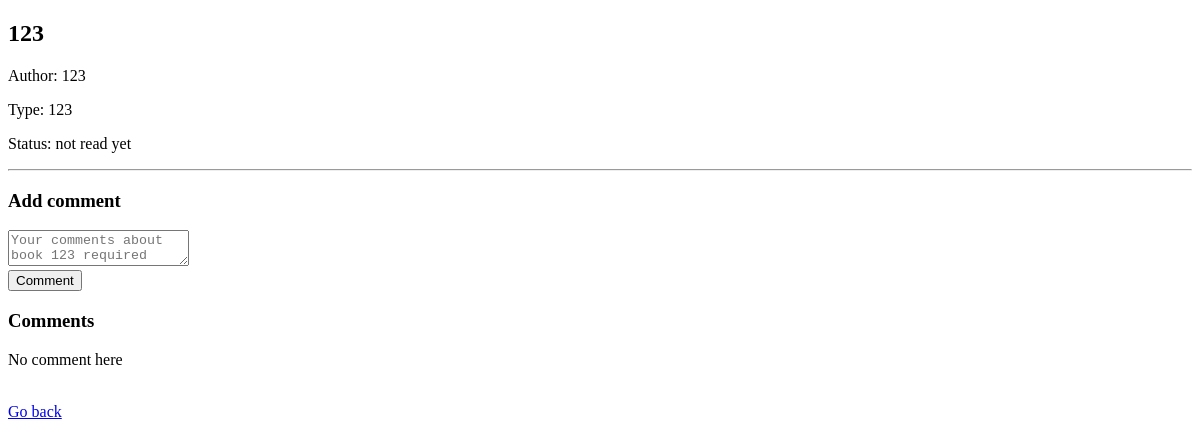
The app's page /book/2 (signed in), older data.
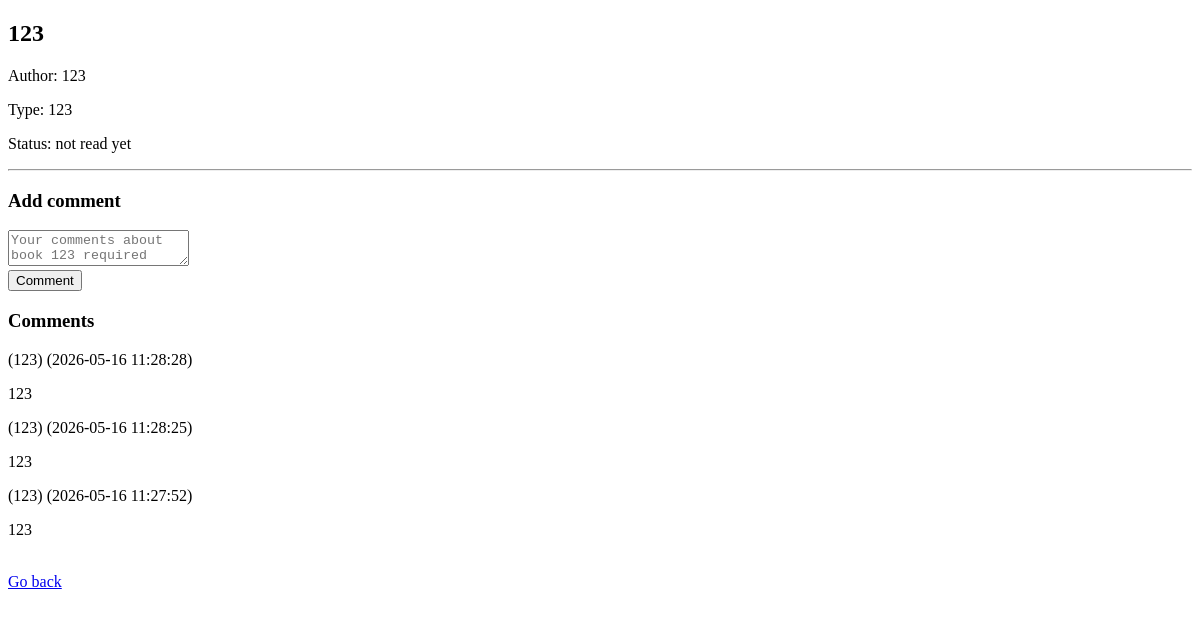
The same page, newer data.
### tables this page shows
CREATE TABLE books(
          id integer primary key autoincrement,
          userid integer not null,
          bookname text not null,
          author text not null,
          type text not null,
          status text default 'not read yet',
          foreign key (userid) references user(id));

CREATE TABLE comments(
          id integer primary key autoincrement,
          bookid integer not null,
          userid integer not null,
          comment text,
          date timestamp default current_timestamp,
          foreign key (bookid) references books(id),
          foreign key (userid) references user(id));

CREATE TABLE user(
          id integer primary key autoincrement,
          username text not null unique,
          pw text not null,
          salt text not null);

### run.py (the view, shortened to what this page needs)
@app.route('/book/<int:bookid>', methods=['GET', 'POST'])
def bookDetail(bookid):
    if 'usersid' not in session:
        return redirect(url_for('login'))
    conn=dbconn(DATABASE)
    book=conn.execute("select * from books where id=? and userid=?",
                      (bookid,session['usersid'])).fetchone()
    comments=conn.execute("select c.id,c.comment,c.date,u.username "
                          "from comments c join user u on c.userid=u.id "
                          "where c.bookid=? order by c.date desc ",
                          (bookid,)).fetchall()
    conn.close()
    return render_template("bookdetail.html",book=book,comments=comments)

### run.py (called while the page is built)
def dbconn(db):
    conn=sqlite3.connect(db)
    conn.row_factory=sqlite3.Row
    return conn

### templates/bookdetail.html (shortened to what this page needs)
<!DOCTYPE html>
<html>
    <head>
    </head>
    <body>
        <h2>
            {{book['bookname']}}
        </h2>
        <p>
            Author: {{book['author']}}
        </p>
        <p>
            Type: {{book['type']}}
        </p>
        <p>
            Status: {{book['status']}}
        </p>
        <hr>
        <h3>
            Add comment
        </h3>
        <form action="/book/{{book['id']}}" method="post">
            <textarea name="comment" placeholder="Your comments about book {{book['bookname']}} required"></textarea>
            <br>
            <input type="submit" value="Comment">
        </form>
        <h3>
            Comments
        </h3>
        {% if comments %}
            {% for c in comments %}
                <p>
                    ({{c['username']}}) ({{c['date']}})
                </p>
                <p>
                    {{c['comment']}}
                </p>
            {% endfor %}
        {% else %}
                <p>
                    No comment here
                </p>
        {% endif %}
        <br>
        <a href="/">
            Go back
        </a>
    </body>
</html>

Row changes from the older to the newer data that the page shows:
added comments: username "123", date "2026-05-16 11:28:28", comment "123"
added comments: username "123", date "2026-05-16 11:28:25", comment "123"
added comments: username "123", date "2026-05-16 11:27:52", comment "123"
Text that changed along with them:
text no longer shown: "No comment here"
